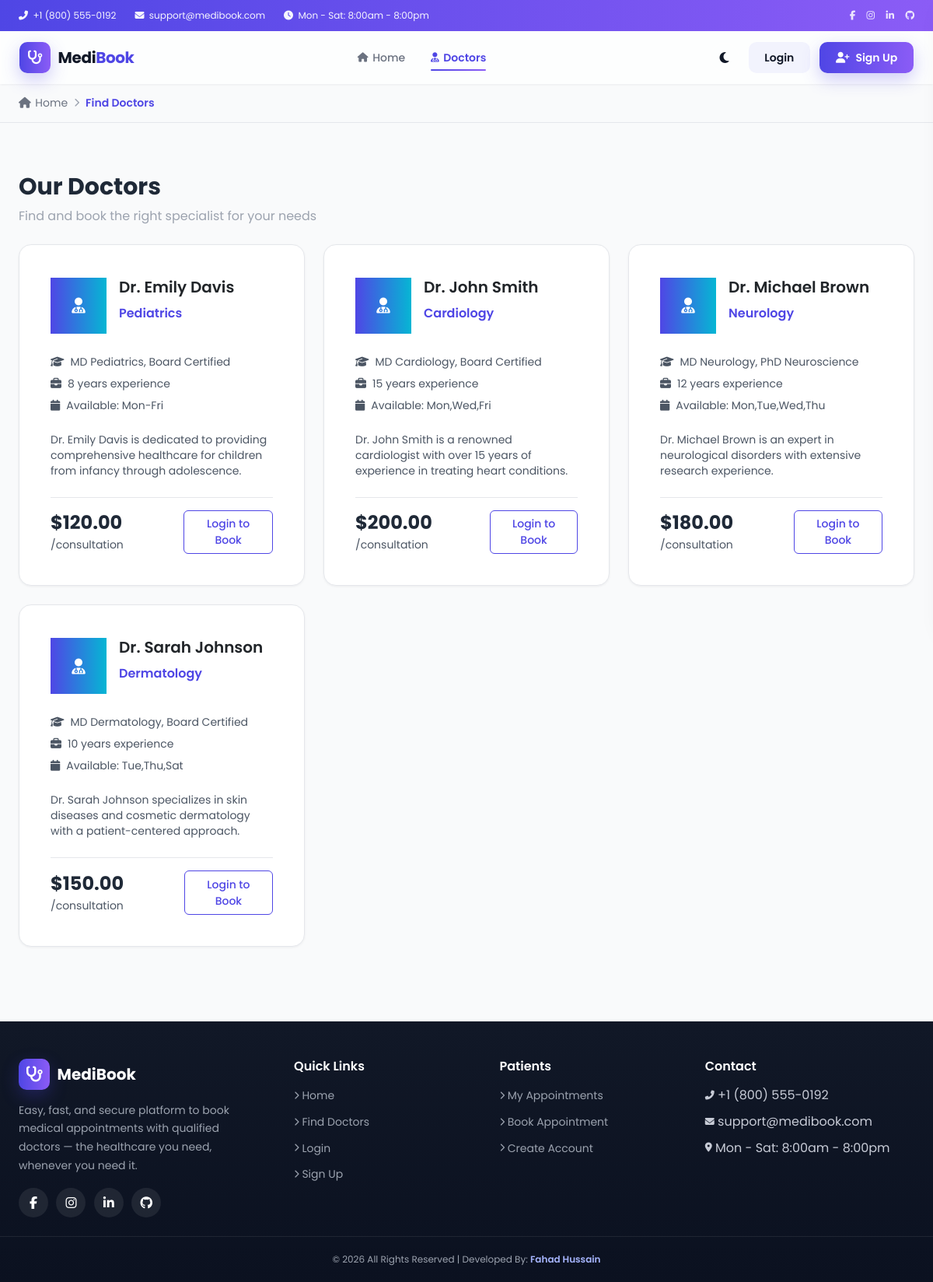
The app's page /doctors.php with its own data.
### tables this page shows
CREATE TABLE `doctors` (
  `id` int(11) NOT NULL,
  `user_id` int(11) DEFAULT NULL,
  `specialty_id` int(11) DEFAULT NULL,
  `qualification` text DEFAULT NULL,
  `experience_years` int(11) DEFAULT NULL,
  `consultation_fee` decimal(10,2) DEFAULT NULL,
  `bio` text DEFAULT NULL,
  `available_days` varchar(50) DEFAULT NULL,
  `available_time_start` time DEFAULT NULL,
  `available_time_end` time DEFAULT NULL,
  `status` enum('active','inactive') DEFAULT 'active',
  `created_at` timestamp NOT NULL DEFAULT current_timestamp()
);

CREATE TABLE `users` (
  `id` int(11) NOT NULL,
  `first_name` varchar(50) NOT NULL,
  `last_name` varchar(50) NOT NULL,
  `email` varchar(100) NOT NULL,
  `password` varchar(255) NOT NULL,
  `phone` varchar(20) DEFAULT NULL,
  `date_of_birth` date DEFAULT NULL,
  `address` text DEFAULT NULL,
  `role` enum('patient','admin','doctor') DEFAULT 'patient',
  `created_at` timestamp NOT NULL DEFAULT current_timestamp(),
  `updated_at` timestamp NOT NULL DEFAULT current_timestamp() ON UPDATE current_timestamp()
);

CREATE TABLE `specialties` (
  `id` int(11) NOT NULL,
  `name` varchar(100) NOT NULL,
  `description` text DEFAULT NULL,
  `icon` varchar(50) DEFAULT NULL,
  `created_at` timestamp NOT NULL DEFAULT current_timestamp()
);

### includes/config.php (called while the page is built, shortened)
<?php
function isLoggedIn() {
    return isset($_SESSION['user_id']);
}
?>

### doctors.php (the view, shortened to what this page needs)
<?php
require_once 'includes/config.php';
$doctors = $pdo->query("
    SELECT d.*, u.first_name, u.last_name, u.email, s.name as specialty_name
    FROM doctors d
    JOIN users u ON d.user_id = u.id
    JOIN specialties s ON d.specialty_id = s.id
    WHERE d.status = 'active'
    ORDER BY u.first_name, u.last_name
")->fetchAll(PDO::FETCH_ASSOC);
?>
<?php
require 'includes/header.php';
?>
    <div class="max-w-7xl mx-auto px-4 py-8">
        <h1 class="text-3xl font-bold text-gray-800 mb-2">Our Doctors</h1>
        <p class="text-muted-soft mb-4">Find and book the right specialist for your needs</p>
        <div class="grid md:grid-cols-2 lg:grid-cols-3 gap-6">
            <?php foreach ($doctors as $i => $doctor): ?>
                <div class="card card-hover-lift mb-doctor-card p-4" style="animation-delay: <?php echo min($i, 5) * 0.06; ?>s;">
                    <div class="card-body">
                        <div class="flex items-center space-x-4 mb-4">
                            <div class="avatar-circle-lg" style="background: var(--gradient-cool); color:#fff; display:flex; align-items:center; justify-content:center;">
                                <i class="fas fa-user-md fa-lg"></i>
                            </div>
                            <div>
                                <h3 class="text-xl font-semibold">
                                    Dr. <?php echo htmlspecialchars($doctor['first_name'] . ' ' . $doctor['last_name']); ?>
                                </h3>
                                <p style="color: var(--color-primary); font-weight:600;"><?php echo htmlspecialchars($doctor['specialty_name']); ?></p>
                            </div>
                        </div>
                        <div class="space-y-2 mb-4">
                            <div class="flex items-center text-sm text-gray-600">
                                <i class="fas fa-graduation-cap mr-2"></i>
                                <span><?php echo htmlspecialchars($doctor['qualification']); ?></span>
                            </div>
                            <div class="flex items-center text-sm text-gray-600">
                                <i class="fas fa-briefcase mr-2"></i>
                                <span><?php echo htmlspecialchars($doctor['experience_years']); ?> years experience</span>
                            </div>
                            <div class="flex items-center text-sm text-gray-600">
                                <i class="fas fa-calendar mr-2"></i>
                                <span>Available: <?php echo htmlspecialchars($doctor['available_days']); ?></span>
                            </div>
                        </div>
                        <p class="text-gray-600 text-sm mb-4">
                            <?php echo htmlspecialchars($doctor['bio']); ?>
                        </p>
                        <div class="mb-doctor-fee">
                            <div>
                                <span class="text-2xl font-bold text-gray-800">$<?php echo htmlspecialchars($doctor['consultation_fee']); ?></span>
                                <span class="text-gray-600 text-sm">/consultation</span>
                            </div>
                        <?php if(isLoggedIn() && isPatient()): ?>
                            <a href="book_appointment.php?doctor_id=<?php echo $doctor['id']; ?>"
                               class="btn btn-primary btn-sm">
                                Book Appointment
                            </a>
                        <?php elseif(!isLoggedIn()): ?>
                            <a href="login.php"
                               class="btn btn-outline-primary btn-sm">
                                Login to Book
                            </a>
                        <?php endif; ?>
                        </div>
                    </div>
                </div>
            <?php endforeach; ?>
        </div>
    </div>
<?php require 'includes/footer.php'; ?>

### records on screen
doctors: user.last_name "Emily Davis", specialty.name "Pediatrics", qualification "MD Pediatrics, Board Certified", experience_years "8", available_days "Mon-Fri", bio "Dr. Emily Davis is dedicated to providing comprehensive healthcare for children from infancy through adolescence.", consultation_fee "120.00"
doctors: user.last_name "John Smith", specialty.name "Cardiology", qualification "MD Cardiology, Board Certified", experience_years "15", available_days "Mon,Wed,Fri", bio "Dr. John Smith is a renowned cardiologist with over 15 years of experience in treating heart conditions.", consultation_fee "200.00"
doctors: user.last_name "Michael Brown", specialty.name "Neurology", qualification "MD Neurology, PhD Neuroscience", experience_years "12", available_days "Mon,Tue,Wed,Thu", bio "Dr. Michael Brown is an expert in neurological disorders with extensive research experience.", consultation_fee "180.00"
doctors: user.last_name "Sarah Johnson", specialty.name "Dermatology", qualification "MD Dermatology, Board Certified", experience_years "10", available_days "Tue,Thu,Sat", bio "Dr. Sarah Johnson specializes in skin diseases and cosmetic dermatology with a patient-centered approach.", consultation_fee "150.00"

### other values on screen
$bc['label'] "Home"
$bc['label'] "Find Doctors"
